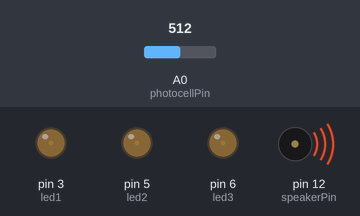
Simulated run of this sketch. Board: Arduino Uno, built with avr-gcc and run on an emulated ATmega328P. Shown: output pins drawn as LEDs (lit = HIGH), buzzer (waves = sounding). The inputs (shaded band) are chosen by the test bench; at power-on: A0 (photocellPin) = 512.

Above: at 1.2 s.
1.3 s: A0 (photocellPin) set to 0
At 2.0 s:
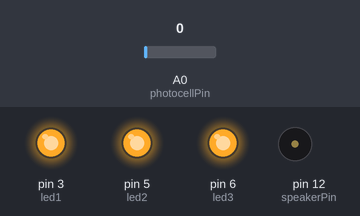
2.8 s: A0 (photocellPin) set to 122
At 3.1 s:
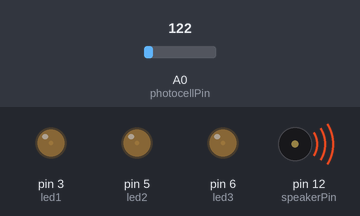
Timing chart, 0 to 5.8 s (numbered marks = the images above; inputs shaded):
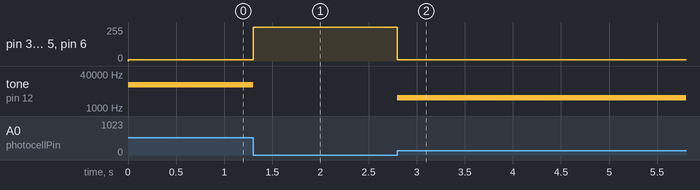

Measured:
- after the input at 1.3 s, pin 3 (led1), pin 5 (led2), pin 6 (led3): 10/255 → 255/255 at once; tone on pin 12 (speakerPin): 12800 Hz → silent at once
- after the input at 2.8 s, pin 3 (led1), pin 5 (led2), pin 6 (led3): 255/255 → 10/255 at once; tone on pin 12 (speakerPin): silent → 3050 Hz at once

The sketch:

Pseudo_Thermin.ino
```cpp
    /*
    Adafruit Arduino - Lesson 10. Pseudo Thermin
    */

    int speakerPin = 12;
    int photocellPin = 0;
    int led1 = 3;
    int led2 = 5;
    int led3 = 6;
    int ledPulse = 0;

    void setup(){

      Serial.begin(9600);
    }

    void loop(){

      int reading = analogRead(photocellPin);
//      int pitch = reading * 300;
      int pitch = 100 * reading / 4;

      tone(speakerPin, pitch);
      ledPulse = map(reading, 0, pitch, 0, 255);
      analogWrite(led1, ledPulse);
      analogWrite(led3, ledPulse);
      analogWrite(led2, ledPulse);

//    delay(150);
//    Serial.println(reading);
    }
```
